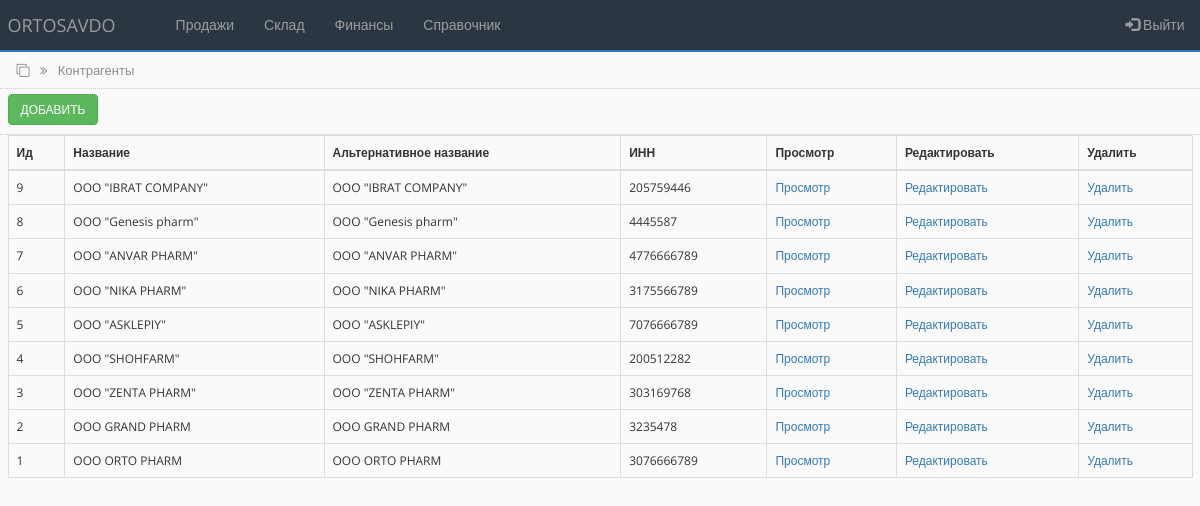
The page /counterparties.php (signed in) on the database as committed earlier.
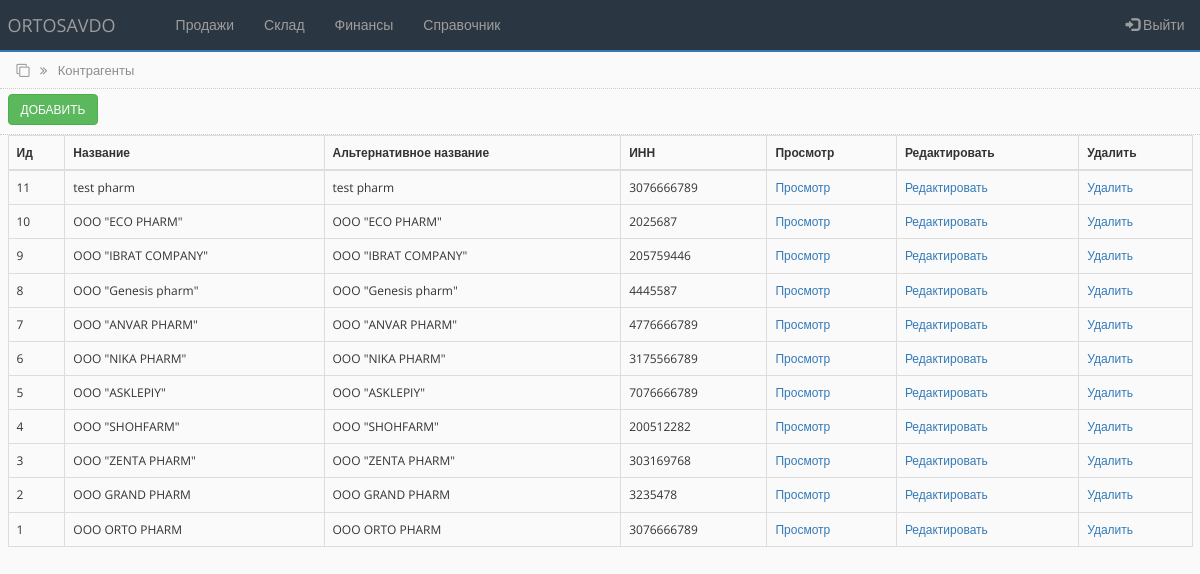
The same page on the database as committed later.
### tables this page shows
CREATE TABLE `counterparties_tbl` (
  `id` int(255) NOT NULL,
  `name` varchar(250) NOT NULL,
  `alternative_name` varchar(250) NOT NULL,
  `inn` varchar(255) NOT NULL,
  `nds` varchar(255) NOT NULL,
  `raschetny_schet` varchar(255) NOT NULL,
  `mfo` varchar(100) NOT NULL,
  `address` varchar(250) NOT NULL,
  `contact` varchar(250) NOT NULL,
  `director` varchar(250) NOT NULL,
  `accountant` varchar(250) NOT NULL
);

### counterparties.php (the view, shortened to what this page needs)
<?php
include('settings.php');
$query = "SELECT * FROM counterparties_tbl ORDER by id DESC";
$rs_result = mysqli_query ($connect, $query);
?>
<!DOCTYPE html>
<html lang="en">
<head>
    <link rel="stylesheet" href="https://maxcdn.bootstrapcdn.com/bootstrap/3.4.1/css/bootstrap.min.css">
    <link rel="stylesheet" href="https://cdnjs.cloudflare.com/ajax/libs/font-awesome/4.7.0/css/font-awesome.min.css">
    <link rel="stylesheet" href="css/bootstrap-grid.min.css">
    <link rel="stylesheet" href="css/style.css">
</head>
<body>
<?php include 'partSite/nav.php'; ?>
<div class="page_name">
    <div class="container-fluid">
        <i class="fa fa-clone" aria-hidden="true"></i>
        <i class="fa fa-angle-double-right right_cus"></i>
        <span class="right_cus">Контрагенты</span>
    </div>
</div>
<div class="toolbar">
        <div class="container-fluid">
           <a href="add_counterpartie.php"> <button type="button" class="btn btn-success">Добавить</button> </a>
        </div>
</div>
<div class="all_table">
    <div class="container-fluid">
        <table class="table table-hover table-bordered">
        <thead>
            <tr>
            <th scope="col">Ид</th>
            <th scope="col">Название</th>
            <th scope="col">Альтернативное название</th>
            <th scope="col">ИНН</th>
            <th scope="col">Просмотр</th>
            <th scope="col">Редактировать</th>
            <th scope="col">Удалить</th>
            </tr>
        </thead>
        <tbody>
<?php
    while ($row = mysqli_fetch_array($rs_result)) {
?>
            <tr>
                <td><?php echo $row["id"]; ?></td>
                <td><?php echo $row["name"]; ?></td>
                <td><?php echo $row["alternative_name"]; ?></td>
                <td><?php echo $row["inn"]; ?></td>
                <td><a href="#">Просмотр</a></td>
                <td><a href="#">Редактировать</a></td>
                <td><a href="#" onclick="return confirm('Удалить?')" role="button">Удалить</a></td>
            </tr>
<?php
    };
?>
        </tbody>
        </table>
    </div>
</div>
</body>
</html>

Rows that differ between the two databases and show on the page:
added counterparties_tbl: id "11", name "test pharm", alternative_name "test pharm", inn "3076666789"
added counterparties_tbl: id "10", name "OOO \"ECO PHARM\"", alternative_name "OOO \"ECO PHARM\"", inn "2025687"
